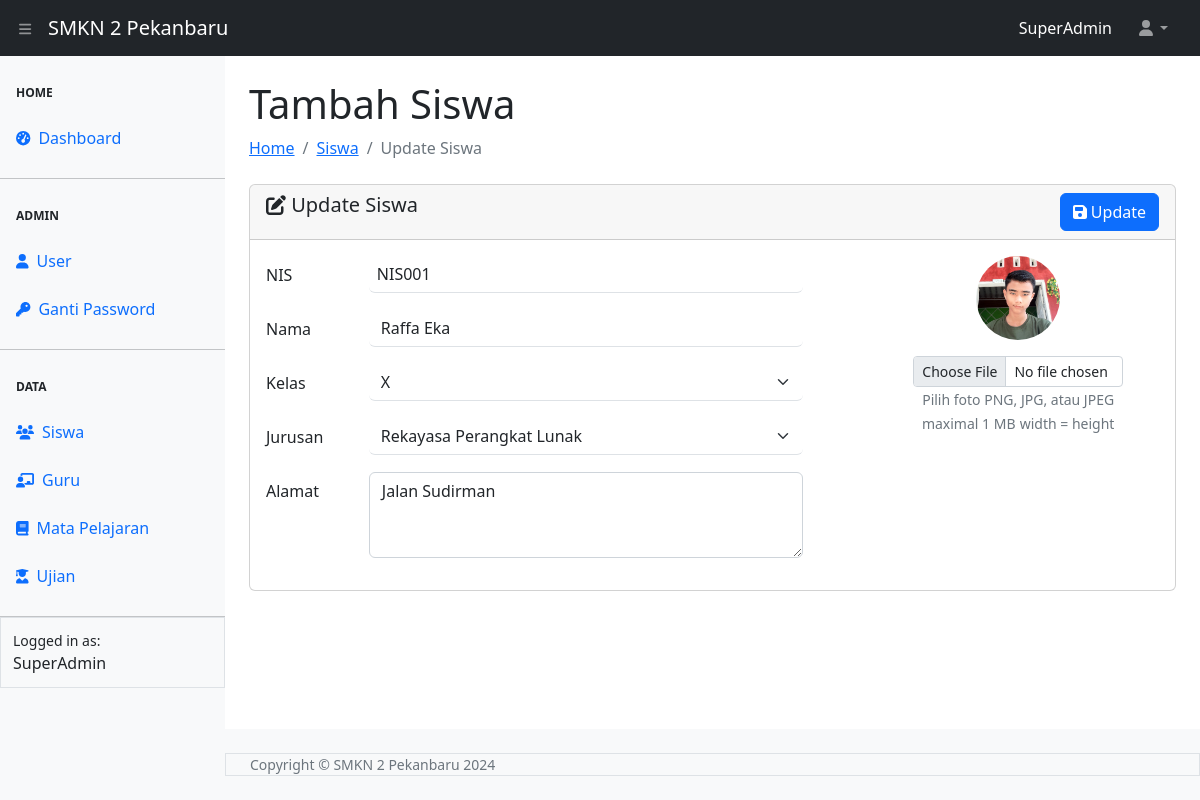
The app's page /siswa/edit-siswa.php?nis=NIS001 (signed in) with its own data.
### tables this page shows
CREATE TABLE `tbl_siswa` (
  `nis` char(6) NOT NULL,
  `nama` varchar(100) NOT NULL,
  `alamat` varchar(128) NOT NULL,
  `kelas` varchar(3) NOT NULL,
  `jurusan` varchar(50) NOT NULL,
  `foto` varchar(50) NOT NULL
);

### siswa/edit-siswa.php (the view, shortened to what this page needs)
<?php
require_once "../config.php";
require_once "../template/header.php";
require_once "../template/navbar.php";
require_once "../template/sidebar.php";
$nis = $_GET['nis'];
$siswa = mysqli_query($koneksi, "SELECT * FROM tbl_siswa WHERE nis = '$nis'");
$data = mysqli_fetch_array($siswa);
?>
<div id="layoutSidenav_content">
    <main>
        <div class="container-fluid px-4">
            <h1 class="mt-4">Tambah Siswa</h1>
            <ol class="breadcrumb mb-4">
                <li class="breadcrumb-item"><a href="../index.php">Home</a></li>
                <li class="breadcrumb-item"><a href="siswa.php">Siswa</a></li>
                <li class="breadcrumb-item active">Update Siswa</li>
            </ol>
            <form action="proses-siswa.php" method="POST" enctype="multipart/form-data">
            <div class="card">
                <div class="card-header">
                    <span class="h5 my-2"><i class="fa-solid fa-pen-to-square"></i> Update Siswa</span>
                    <button type="submit" name="update" class="btn btn-primary float-end"><i class="fa-solid fa-floppy-disk"></i> Update</button>
                </div>
                <div class="card-body">
                    <div class="row">
                        <div class="col-8">
                            <div class="mb-3 row">
                                <label for="nis" class="col-sm-2 col-form-label">NIS</label>
                                <label for="username" class="col-sm-1 col-form-label">:</label>
                                <div class="col-sm-9" style="margin-left: -50px;">
                                    <input type="text" class="form-control border-0 border-bottom ps-2" id="nis" name="nis" readonly value="<?= $nis ?>" required>
                                </div>
                            </div>
                            <div class="mb-3 row">
                                <label for="nama" class="col-sm-2 col-form-label">Nama</label>
                                <label for="nama" class="col-sm-1 col-form-label">:</label>
                                <div class="col-sm-9" style="margin-left: -50px;">
                                    <input type="text"  class="form-control border-0 border-bottom" id="nama" name="nama" maxlength="20" required value="<?= $data['nama'] ?>">
                                </div>
                            </div>
                            <div class="mb-3 row">
                                <label for="kelas" class="col-sm-2 col-form-label">Kelas</label>
                                <label for="kelas" class="col-sm-1 col-form-label">:</label>
                                <div class="col-sm-9" style="margin-left: -50px;">
                                    <select name="kelas" id="kelas" class="form-select border-0 border-bottom" required>
                                        <?php
                                        $kelas = ["X", "XI", "XII" ];
                                        foreach ($kelas as $kls){
                                            if ($data['kelas'] == $kls) { ?>
                                                <option value="<?= $kls; ?>"><?= $kls; ?></option>
                                            <?php } else {  ?>
                                                <option value="<?= $kls; ?>"><?= $kls; ?></option>
                                       <?php
                                            }
                                        }?>
                                    </select>
                                </div>
                            </div>
                            <div class="mb-3 row">
                                    <label for="jurusan" class="col-sm-2 col-form-label">Jurusan</label>
                                    <label for="jurusan" class="col-sm-1 col-form-label">:</label>
                                <div class="col-sm-9" style="margin-left: -50px;">
                                    <select name="jurusan" id="jurusan" class="form-select border-0 border-bottom" required>
                                        <?php
                                        $jurusan = ["Rekayasa Perangkat Lunak", "Teknik Komputer Jaringan"];
                                        foreach ($jurusan as $jrs){
                                            if ($data['jurusan'] == $jrs) { ?>
                                                <option value="<?= $jrs; ?>" selected><?= $jrs; ?></option>
                                            <?php } else {  ?>
                                                <option value="<?= $jrs; ?>"><?= $jrs; ?></option>
                                       <?php
                                            }
                                        }?>
                                    </select>
                                </div>
                            </div>
                            <div class="mb-3 row">
                                <label for="Alamat" class="col-sm-2 col-form-label">Alamat</label>
                                <label for="Almat" class="col-sm-1 col-form-label">:</label>
                                <div class="col-sm-9" style="margin-left: -50px;">
                                    <textarea name="alamat" id="alamat" cols="30" rows="3" class="form-control" placeholder="alamat siswa" required><?= $data ["alamat"] ?></textarea>
                                </div>
                            </div>
                        </div>
                        <div class="col-4 text-center px-5">
                            <img src="../asset/image/<?= $data['foto'] ?>" alt="gambar user" class="mb-3 rounded-circle" width="40%">
                            <input type="file" name="image" class="form-control form-control-sm">
                            <small class="text-secondary">Pilih foto PNG, JPG, atau JPEG maximal 1 MB</small>
                            <small class="text-secondary">width = height</small>
                        </div>
                    </div>
                </div>
            </div>
            </form>
        </div>
    </main>
<?php
require_once "../template/footer.php";
?>

### records on screen
tbl_siswa: nama "Raffa Eka", kelas "X", jurusan "Rekayasa Perangkat Lunak", alamat "Jalan Sudirman", foto (picture)

### other values on screen
$_SESSION["ssUser"] "SuperAdmin"
